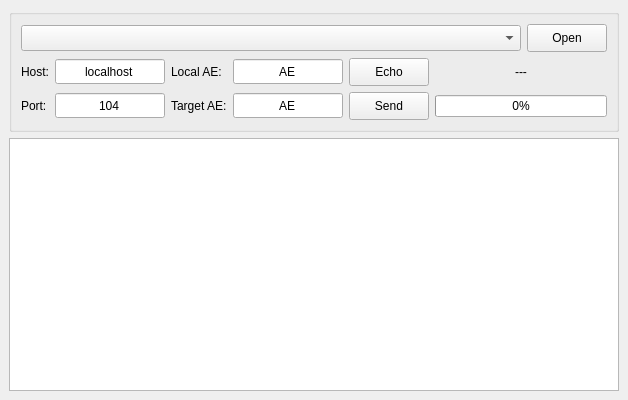
<?xml version="1.0" encoding="UTF-8"?>
<ui version="4.0">
 <class>DicomSender</class>
 <widget class="QMainWindow" name="DicomSender">
  <property name="geometry">
   <rect>
    <x>0</x>
    <y>0</y>
    <width>625</width>
    <height>400</height>
   </rect>
  </property>
  <property name="maximumSize">
   <size>
    <width>625</width>
    <height>430</height>
   </size>
  </property>
  <property name="windowTitle">
   <string>Dicom Sender</string>
  </property>
  <property name="windowIcon">
   <iconset resource="DicomSender.qrc">
    <normaloff>:/icons/send.svg</normaloff>:/icons/send.svg</iconset>
  </property>
  <widget class="QWidget" name="centralwidget">
   <layout class="QVBoxLayout" name="verticalLayout_2">
    <item>
     <widget class="QGroupBox" name="groupBox">
      <property name="title">
       <string/>
      </property>
      <layout class="QVBoxLayout" name="verticalLayout">
       <item>
        <layout class="QHBoxLayout" name="horizontalLayout">
         <item>
          <widget class="QComboBox" name="dirsList">
           <property name="sizePolicy">
            <sizepolicy hsizetype="Fixed" vsizetype="Fixed">
             <horstretch>0</horstretch>
             <verstretch>0</verstretch>
            </sizepolicy>
           </property>
           <property name="minimumSize">
            <size>
             <width>500</width>
             <height>26</height>
            </size>
           </property>
           <property name="maximumSize">
            <size>
             <width>500</width>
             <height>26</height>
            </size>
           </property>
           <property name="iconSize">
            <size>
             <width>20</width>
             <height>20</height>
            </size>
           </property>
          </widget>
         </item>
         <item>
          <widget class="QPushButton" name="buttonOpen">
           <property name="minimumSize">
            <size>
             <width>0</width>
             <height>28</height>
            </size>
           </property>
           <property name="maximumSize">
            <size>
             <width>16777215</width>
             <height>28</height>
            </size>
           </property>
           <property name="text">
            <string>Open</string>
           </property>
           <property name="icon">
            <iconset resource="DicomSender.qrc">
             <normaloff>:/icons/open.svg</normaloff>:/icons/open.svg</iconset>
           </property>
           <property name="iconSize">
            <size>
             <width>20</width>
             <height>20</height>
            </size>
           </property>
          </widget>
         </item>
        </layout>
       </item>
       <item>
        <layout class="QHBoxLayout" name="horizontalLayout_2">
         <item>
          <layout class="QGridLayout" name="gridLayout">
           <item row="1" column="4">
            <widget class="QPushButton" name="buttonSend">
             <property name="minimumSize">
              <size>
               <width>80</width>
               <height>28</height>
              </size>
             </property>
             <property name="maximumSize">
              <size>
               <width>80</width>
               <height>28</height>
              </size>
             </property>
             <property name="text">
              <string>Send</string>
             </property>
             <property name="icon">
              <iconset resource="DicomSender.qrc">
               <normaloff>:/icons/send.svg</normaloff>:/icons/send.svg</iconset>
             </property>
             <property name="iconSize">
              <size>
               <width>20</width>
               <height>20</height>
              </size>
             </property>
            </widget>
           </item>
           <item row="1" column="1">
            <widget class="QLineEdit" name="portEdit">
             <property name="sizePolicy">
              <sizepolicy hsizetype="Fixed" vsizetype="Fixed">
               <horstretch>0</horstretch>
               <verstretch>0</verstretch>
              </sizepolicy>
             </property>
             <property name="minimumSize">
              <size>
               <width>110</width>
               <height>25</height>
              </size>
             </property>
             <property name="maximumSize">
              <size>
               <width>110</width>
               <height>25</height>
              </size>
             </property>
             <property name="text">
              <string>104</string>
             </property>
             <property name="maxLength">
              <number>5</number>
             </property>
             <property name="alignment">
              <set>Qt::AlignCenter</set>
             </property>
             <property name="placeholderText">
              <string>104</string>
             </property>
            </widget>
           </item>
           <item row="0" column="1">
            <widget class="QLineEdit" name="hostEdit">
             <property name="sizePolicy">
              <sizepolicy hsizetype="Fixed" vsizetype="Fixed">
               <horstretch>0</horstretch>
               <verstretch>0</verstretch>
              </sizepolicy>
             </property>
             <property name="minimumSize">
              <size>
               <width>110</width>
               <height>25</height>
              </size>
             </property>
             <property name="maximumSize">
              <size>
               <width>110</width>
               <height>25</height>
              </size>
             </property>
             <property name="text">
              <string>localhost</string>
             </property>
             <property name="maxLength">
              <number>15</number>
             </property>
             <property name="alignment">
              <set>Qt::AlignCenter</set>
             </property>
             <property name="placeholderText">
              <string>localhost</string>
             </property>
            </widget>
           </item>
           <item row="0" column="2">
            <widget class="QLabel" name="local">
             <property name="text">
              <string>Local AE:</string>
             </property>
            </widget>
           </item>
           <item row="0" column="0">
            <widget class="QLabel" name="host">
             <property name="text">
              <string>Host:</string>
             </property>
            </widget>
           </item>
           <item row="0" column="4">
            <widget class="QPushButton" name="buttonEcho">
             <property name="minimumSize">
              <size>
               <width>80</width>
               <height>28</height>
              </size>
             </property>
             <property name="maximumSize">
              <size>
               <width>80</width>
               <height>28</height>
              </size>
             </property>
             <property name="text">
              <string>Echo</string>
             </property>
             <property name="icon">
              <iconset resource="DicomSender.qrc">
               <normaloff>:/icons/echo.svg</normaloff>:/icons/echo.svg</iconset>
             </property>
             <property name="iconSize">
              <size>
               <width>20</width>
               <height>20</height>
              </size>
             </property>
            </widget>
           </item>
           <item row="1" column="0">
            <widget class="QLabel" name="port">
             <property name="text">
              <string>Port:</string>
             </property>
            </widget>
           </item>
           <item row="0" column="3">
            <widget class="QLineEdit" name="localEdit">
             <property name="sizePolicy">
              <sizepolicy hsizetype="Fixed" vsizetype="Fixed">
               <horstretch>0</horstretch>
               <verstretch>0</verstretch>
              </sizepolicy>
             </property>
             <property name="minimumSize">
              <size>
               <width>110</width>
               <height>25</height>
              </size>
             </property>
             <property name="maximumSize">
              <size>
               <width>110</width>
               <height>25</height>
              </size>
             </property>
             <property name="text">
              <string>AE</string>
             </property>
             <property name="maxLength">
              <number>16</number>
             </property>
             <property name="alignment">
              <set>Qt::AlignCenter</set>
             </property>
             <property name="placeholderText">
              <string>AE</string>
             </property>
            </widget>
           </item>
           <item row="1" column="3">
            <widget class="QLineEdit" name="targetEdit">
             <property name="sizePolicy">
              <sizepolicy hsizetype="Fixed" vsizetype="Fixed">
               <horstretch>0</horstretch>
               <verstretch>0</verstretch>
              </sizepolicy>
             </property>
             <property name="minimumSize">
              <size>
               <width>110</width>
               <height>25</height>
              </size>
             </property>
             <property name="maximumSize">
              <size>
               <width>110</width>
               <height>25</height>
              </size>
             </property>
             <property name="text">
              <string>AE</string>
             </property>
             <property name="maxLength">
              <number>16</number>
             </property>
             <property name="alignment">
              <set>Qt::AlignCenter</set>
             </property>
             <property name="placeholderText">
              <string>AE</string>
             </property>
            </widget>
           </item>
           <item row="1" column="2">
            <widget class="QLabel" name="target">
             <property name="text">
              <string>Target AE:</string>
             </property>
            </widget>
           </item>
           <item row="1" column="5">
            <widget class="QProgressBar" name="progressBar">
             <property name="value">
              <number>0</number>
             </property>
             <property name="alignment">
              <set>Qt::AlignCenter</set>
             </property>
             <property name="textVisible">
              <bool>true</bool>
             </property>
            </widget>
           </item>
           <item row="0" column="5">
            <widget class="QLabel" name="status">
             <property name="text">
              <string>---</string>
             </property>
             <property name="alignment">
              <set>Qt::AlignCenter</set>
             </property>
            </widget>
           </item>
          </layout>
         </item>
        </layout>
       </item>
      </layout>
     </widget>
    </item>
    <item>
     <widget class="QPlainTextEdit" name="logEdit">
      <property name="readOnly">
       <bool>true</bool>
      </property>
     </widget>
    </item>
   </layout>
  </widget>
 </widget>
 <tabstops>
  <tabstop>dirsList</tabstop>
  <tabstop>buttonOpen</tabstop>
  <tabstop>hostEdit</tabstop>
  <tabstop>portEdit</tabstop>
  <tabstop>localEdit</tabstop>
  <tabstop>targetEdit</tabstop>
  <tabstop>buttonEcho</tabstop>
  <tabstop>buttonSend</tabstop>
 </tabstops>
 <resources>
  <include location="DicomSender.qrc"/>
 </resources>
 <connections/>
</ui>
